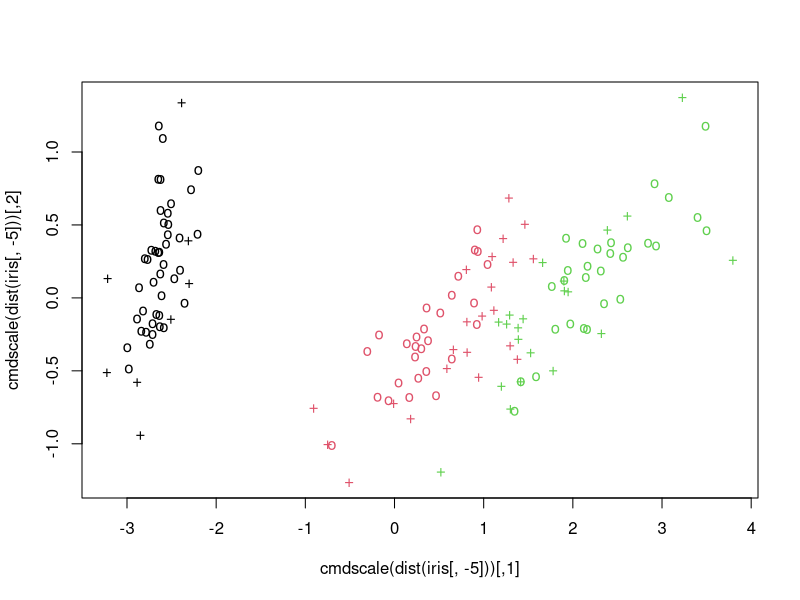
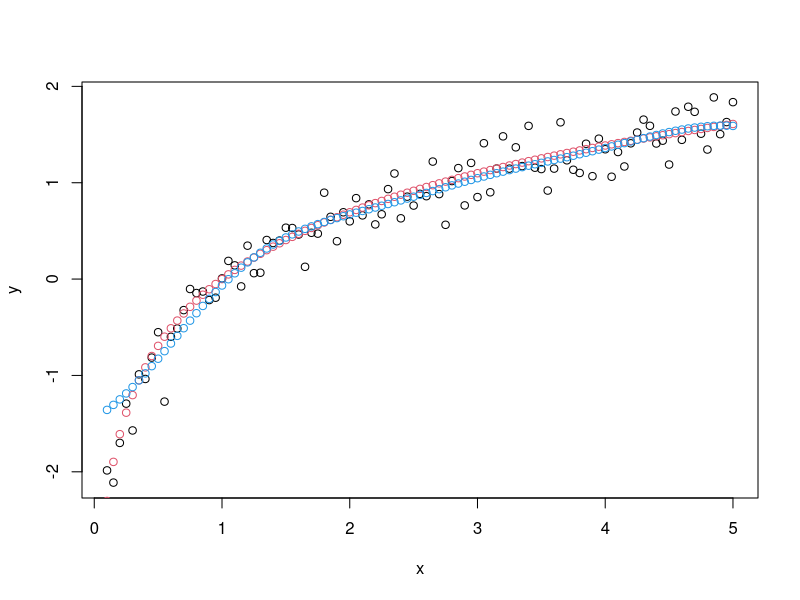

These charts were generated, in order, by the following R code:

#install.packages ("e1071", dependencies = TRUE)
library(e1071)
attach(iris)

model<-svm(iris$Species~.,data=iris)
summary(model)

x<-subset(iris,select = -Species)
y <- Species
pred <- predict(model, x)
summary(pred)

table(pred, y)
plot(cmdscale(dist(iris[,-5])),
     col = as.integer(iris[,5]),
     pch = c("o","+")[1:150 %in% model$index + 1])


## try regression mode on two dimensions

# create data
x <- seq(0.1, 5, by = 0.05)
y <- log(x) + rnorm(x, sd = 0.2)

# estimate model and predict input values
m   <- svm(x, y)
summary(m)
new <- predict(m, x)
summary(new)

# visualize
plot(x, y)
points(x, log(x), col = 2)
points(x, new, col = 4)

